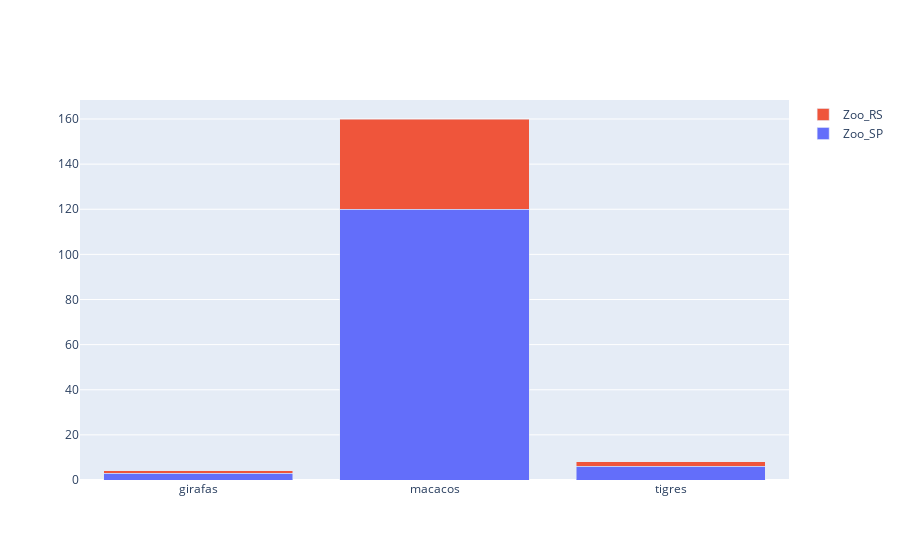

The notebook cell this image was saved under:
### Markdown cell above
### gráfico empilhado

### Code cell
fig =  go.Figure(
    data=[
        go.Bar(x=animais, y=[3,120,6], name="Zoo_SP"),
        go.Bar(x=animais, y=[1,40,2],  name="Zoo_RS")
        ])

fig.update_layout(barmode="stack")


fig.show()

### Figure 1 — Plotly figure (JSON) as saved in the notebook; plotly's stock layout.template omitted (floating-point values rounded to 4 significant figures)
{"data": [{"name": "Zoo_SP", "type": "bar", "x": ["girafas", "macacos", "tigres"], "y": [3, 120, 6]}, {"name": "Zoo_RS", "type": "bar", "x": ["girafas", "macacos", "tigres"], "y": [1, 40, 2]}], "layout": {"autosize": true, "barmode": "stack", "xaxis": {"autorange": true, "range": [-0.5, 2.5], "type": "category"}, "yaxis": {"autorange": true, "range": [0, 168.4], "type": "linear"}}}
